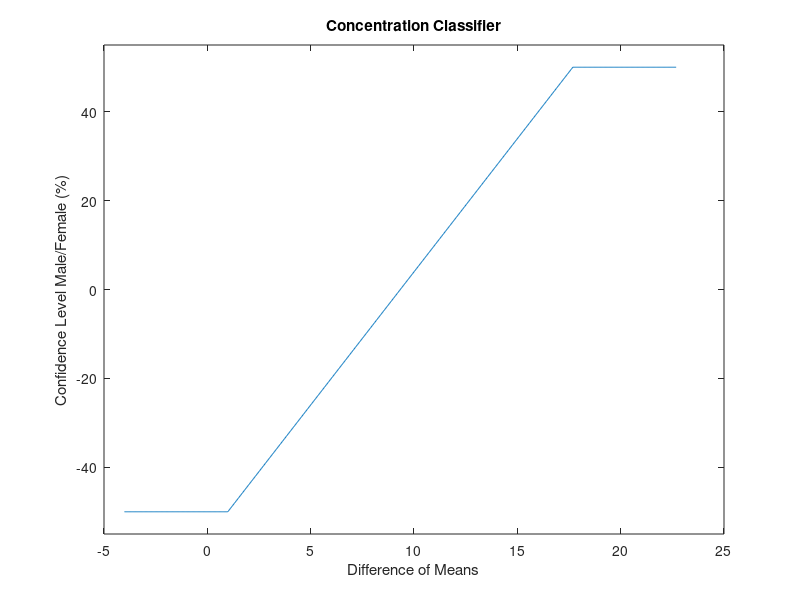
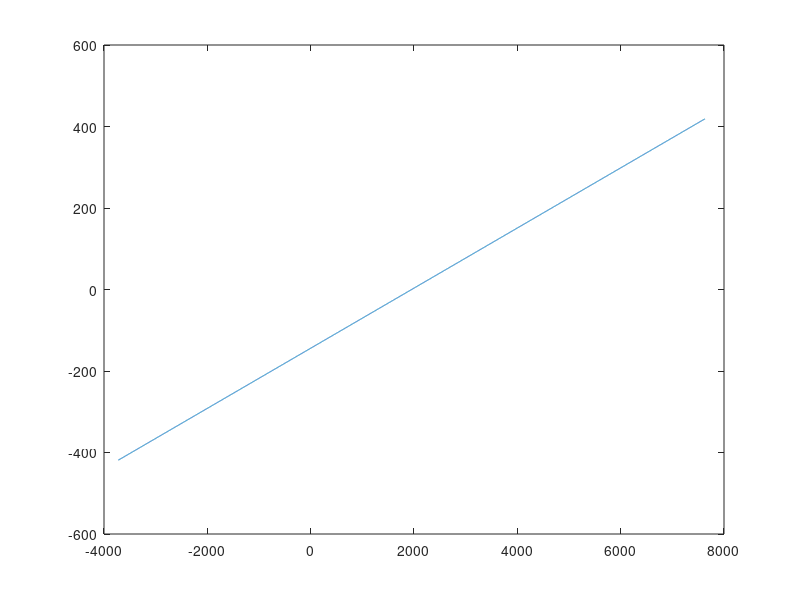

Write MATLAB code to recreate these figures, in order.
clear;clc;
%get classification vectors
VARm = [480.364 801.4593 1.485e3 1.8991e3 520.3670 1.0589e3 2.475e3...
    1.0956e3 3.2548e3 1.0280e3 606.4708 67.1205 1.7991e3 1.2954e3];

MEANm = [-4.0092 -13.3986 16.1774 -13.6166 15.4945 23.9955 -11.1266...
    11.4183 -4.7598 -4.7315, 0.0459 -7.1776 1.5959 3.9563];

VARf = [5.5690e3 3.1736e3 824.7714 1.0764e3 1.8198e3 3.3274e3];

MEANf = [25.8136 11.7280 23.9641 7.4675 14.3271 22.8061];

Male1 = mean(MEANm);
Male2 = mean(VARm);

Female1 = mean(MEANf);
Female2 = mean(VARf);


%generate a line for classification
%change in x
dx1 = Female1-Male1;
dx2 = Female2-Male2;

%find the midpoints
mid1 = (Female1+Male1)/2;
mid2 = (Female2+Male2)/2;

%we want the range to be 100 [-50 50]
m1 = 100/dx1;
m2 = 100/dx2;
x1 = linspace(Male1-5,Female1+5, 1000);
x2 = linspace(Male2-5e3,Female2+5e3, 10000);
for i = 1:length(x1)
    if ((x1(i)>=Male1)&&(x1(i)<=Female1))
        y1(i) = m1.*(x1(i)-mid1);
    elseif x1(i)<Male1
        y1(i) = -50;
    else
        y1(i) = 50;
    end
end
    
    
y2 = m2.*(x2-mid2);

figure(2)
plot(x1,y1)
ylim([-55 55])
title('Concentration Classifier')
ylabel('Confidence Level Male/Female (%)')
xlabel('Difference of Means')
figure(3)
plot(x2,y2)